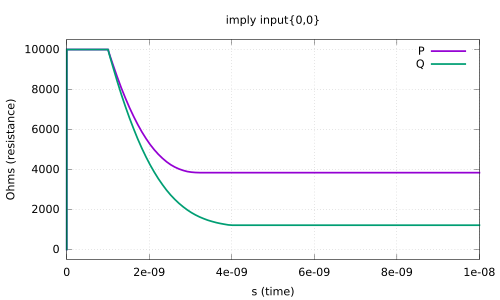

This chart was generated by the following gnuplot code:
#set terminal X11 noenhanced
set title "imply input{0,0}"
set xlabel "s (time)"
set ylabel "Ohms (resistance)"
set grid
unset logscale x 
set xrange [0.000000e+00:1.000000e-08]
unset logscale y 
set yrange [-5.000000e+02:1.050000e+04]
#set xtics 1
#set x2tics 1
#set ytics 1
#set y2tics 1
set format y "%g"
set format x "%g"
plot '../ppt/imply00.data' using 1:2 with lines lw 5 title "P",\
'../ppt/imply00.data' using 3:4 with lines lw 5 title "Q"
set terminal push
set terminal pdf
set out '../ppt/imply00.pdf'
replot
